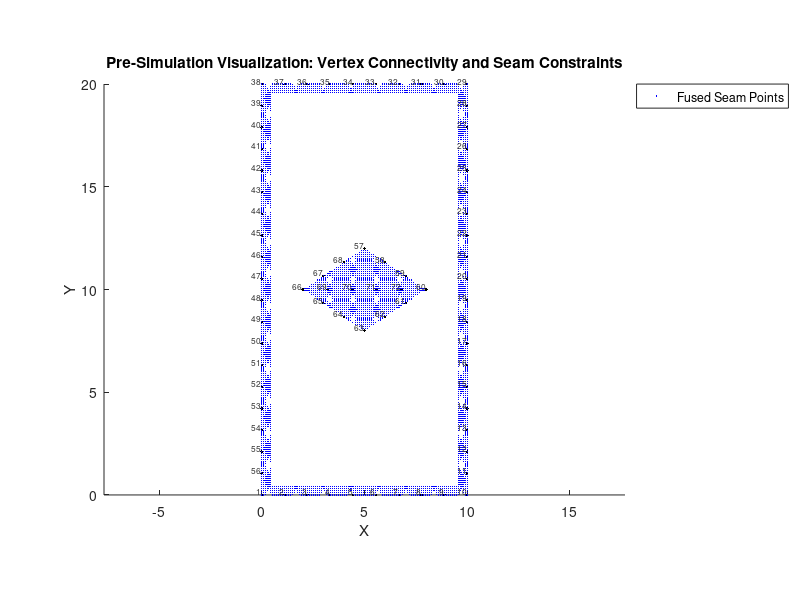

MATLAB code for this plot:
%% Parameters, esta version no deberia tener errores con los vertices
lengthX = 10;
widthY = 20;
ptsPerUnit = 1;
seamWidth = 0.5;
seamGridDensity = 10;
diamondGridDensity = 10;

diamond_defs = [5 10 3 2];  % [cx, cy, a, b]

vertices = [];
lines = [];
v_counter = 0;

%% --- RECTANGLE BORDER ---
rectCorners = [0 0; lengthX 0; lengthX widthY; 0 widthY];
rectPts = [];
cornerIdx = [];  % store corner indices

for i = 1:4
    p1 = rectCorners(i,:);
    p2 = rectCorners(mod(i,4)+1,:);
    edgeLen = norm(p2 - p1);
    nPts = max(2, round(edgeLen * ptsPerUnit));
    edgePts = [linspace(p1(1), p2(1), nPts)', linspace(p1(2), p2(2), nPts)'];

    startIdx = v_counter + 1;
    vertices = [vertices; edgePts];
    for j = 1:size(edgePts,1)-1
        lines = [lines; v_counter + j, v_counter + j + 1];
    end
    % Connect last point of this edge to first of next edge
    cornerIdx(end+1) = startIdx;  % first point of this edge
    v_counter = v_counter + nPts;
end
% Close rectangle
lines = [lines; v_counter, cornerIdx(1)];

%% --- DIAMOND BORDERS + CENTER LINE ---
for d = 1:size(diamond_defs,1)
    cx = diamond_defs(d,1);
    cy = diamond_defs(d,2);
    a = diamond_defs(d,3);
    b = diamond_defs(d,4);

    corners = [cx, cy + b;
               cx + a, cy;
               cx, cy - b;
               cx - a, cy];

    start_diamond = v_counter + 1;
    for i = 1:4
        p1 = corners(i,:);
        p2 = corners(mod(i,4)+1,:);
        edgeLen = norm(p2 - p1);
        nPts = max(2, round(edgeLen * ptsPerUnit));
        edgePts = [linspace(p1(1), p2(1), nPts)', linspace(p1(2), p2(2), nPts)'];

        vertices = [vertices; edgePts];
        for j = 1:nPts-1
            lines = [lines; v_counter + j, v_counter + j + 1];
        end
        v_counter = v_counter + nPts;
    end
    % Close diamond
    lines = [lines; v_counter, start_diamond];

    % Center line (left to right corners)
    p1 = corners(4,:);
    p2 = corners(2,:);
    edgeLen = norm(p2 - p1);
    nPts = max(2, round(edgeLen * ptsPerUnit));
    edgePts = [linspace(p1(1), p2(1), nPts)', linspace(p1(2), p2(2), nPts)'];
    vertices = [vertices; edgePts];
    for j = 1:nPts-1
        lines = [lines; v_counter + j, v_counter + j + 1];
    end
    v_counter = v_counter + nPts;
end

%% --- SEAM POINTS ---
x_vals = linspace(0, lengthX, round(lengthX * seamGridDensity));
y_vals = linspace(0, widthY, round(widthY * seamGridDensity));
[X, Y] = meshgrid(x_vals, y_vals);
isInOuter = X >= 0 & X <= lengthX & Y >= 0 & Y <= widthY;
isOutInner = X >= seamWidth & X <= (lengthX - seamWidth) & ...
             Y >= seamWidth & Y <= (widthY - seamWidth);
seamMask = isInOuter & ~isOutInner;
fused_points = [X(seamMask), Y(seamMask)];

%% --- INNER DIAMOND POINTS ---
for d = 1:size(diamond_defs,1)
    cx = diamond_defs(d,1);
    cy = diamond_defs(d,2);
    a = diamond_defs(d,3);
    b = diamond_defs(d,4);

    x_vals = linspace(cx - a, cx + a, round(2*a*diamondGridDensity));
    y_vals = linspace(cy - b, cy + b, round(2*b*diamondGridDensity));
    [Xg, Yg] = meshgrid(x_vals, y_vals);
    mask = abs((Xg - cx)/a) + abs((Yg - cy)/b) <= 1;
    diamondPts = [Xg(mask), Yg(mask)];
    fused_points = [fused_points; diamondPts];
end

%% --- CLEAN DUPLICATES & SELF LOOPS ---
[unique_vertices, ~, ic] = unique(vertices, 'rows', 'stable');
validMask = all(lines <= length(ic), 2);
lines = ic(lines(validMask, :));
lines = lines(lines(:,1) ~= lines(:,2), :);
vertices = unique_vertices;

% %% --- EXPORT FILES ---
% fid = fopen('T10.obj', 'w');%<---------------------------------------------
% for i = 1:size(vertices,1)
%     fprintf(fid, 'v %.5f %.5f 0.00\n', vertices(i,1), vertices(i,2));
% end
% for i = 1:size(lines,1)
%     fprintf(fid, 'l %d %d\n', lines(i,1), lines(i,2));
% end
% fclose(fid);
% 
% writematrix(fused_points, 'T10.txt', 'Delimiter','tab');%<---------------------------------------------

% %% --- PLOT WITH LABELS ---
% figure; hold on; axis equal;
% plot(vertices(:,1), vertices(:,2), 'k.', 'MarkerSize', 6);
% plot(fused_points(:,1), fused_points(:,2), 'b.', 'MarkerSize', 3);
% 
% for i = 1:size(vertices,1)
%     text(vertices(i,1), vertices(i,2), sprintf('%d', i), ...
%         'VerticalAlignment', 'bottom', 'HorizontalAlignment', 'right', ...
%         'FontSize', 6, 'Color', [0.2 0.2 0.2]);
% end
% 
% for i = 1:size(lines,1)
%     p1 = vertices(lines(i,1), :);
%     p2 = vertices(lines(i,2), :);
%     mid = (p1 + p2) / 2;
%     plot([p1(1), p2(1)], [p1(2), p2(2)], 'g-');
%     text(mid(1), mid(2), sprintf('l%d', i), ...
%         'FontSize', 5, 'Color', [0 0.5 0], ...
%         'HorizontalAlignment', 'center', 'VerticalAlignment', 'middle');
% end
% title('Pre-Simulation Visualization: Vertex Connectivity and Seam Constraints');
% xlabel('X'); ylabel('Y');
% legend(fused_points, {'Fused Seam Points'}, 'Location', 'bestoutside');
% ylim padded  % automatically adds 5% padding to top and bottom

%% --- PLOT WITH LABELS ---
figure; hold on; axis equal;

% Store plot handles
h_vertices = plot(vertices(:,1), vertices(:,2), 'k.', 'MarkerSize', 6);
h_fused = plot(fused_points(:,1), fused_points(:,2), 'b.', 'MarkerSize', 3);

% Vertex labels
for i = 1:size(vertices,1)
    text(vertices(i,1), vertices(i,2), sprintf('%d', i), ...
        'VerticalAlignment', 'bottom', 'HorizontalAlignment', 'right', ...
        'FontSize', 6, 'Color', [0.2 0.2 0.2]);
end

% Line segments and labels
for i = 1:size(lines,1)
    p1 = vertices(lines(i,1), :);
    p2 = vertices(lines(i,2), :);
    mid = (p1 + p2) / 2;
    plot([p1(1), p2(1)], [p1(2), p2(2)], 'g-');
    text(mid(1), mid(2), sprintf('l%d', i), ...
        'FontSize', 5, 'Color', [0 0.5 0], ...
        'HorizontalAlignment', 'center', 'VerticalAlignment', 'middle');
end

title('Pre-Simulation Visualization: Vertex Connectivity and Seam Constraints');
xlabel('X'); ylabel('Y');

% Add legend (using handles, not data)
legend( h_fused, {'Fused Seam Points'}, 'Location', 'bestoutside');

% Expand y-axis a bit
ylim padded
